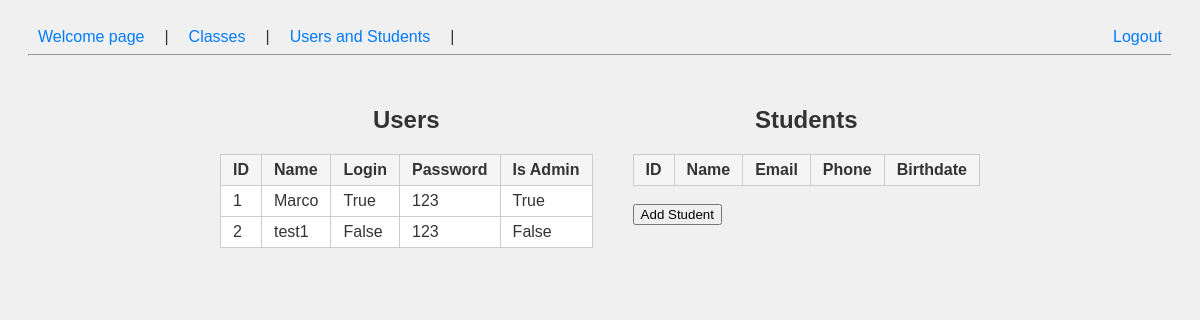
/users, run on an earlier commit of the app's database.
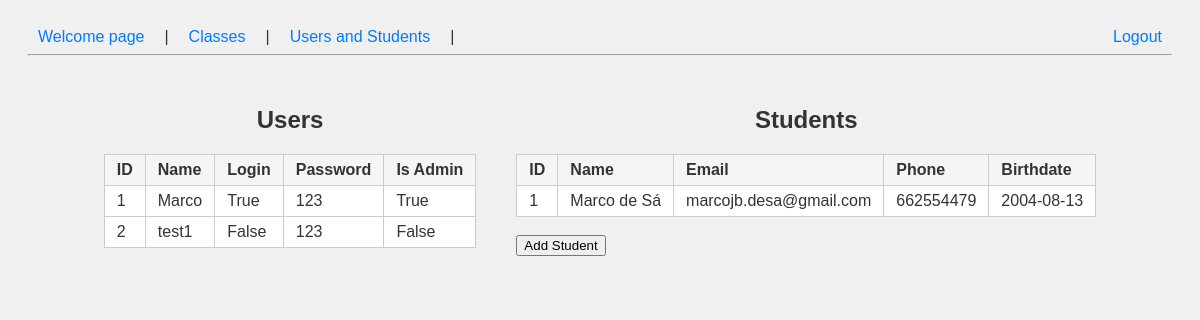
And on a later commit of the database.
### models.py (models this page shows)
class BaseModel(Model):
    class Meta:
        database = db

class User(BaseModel):
    id_user = AutoField()
    name = CharField()
    is_admin = BooleanField() # True if admin, False if teacher
    login = BooleanField(unique=False)
    password = CharField() # Store hashed passwords in production

class Student(BaseModel):
    id_student = AutoField()
    name = CharField()
    email = CharField(unique=True)
    phone = CharField(null=True)
    birthdate = DateField()

### app.py (the view)
@app.route('/users')
def user_manage():
    users = User.select()
    students = Student.select()
    return render_template('userManage.html', users=users, students=students)

### templates/userManage.html (shortened to what this page needs)
{% extends "dashboard.html" %}
{% block content %}
<div class="side-by-side-tables">
    <div>
        <h2>Users</h2>
        <table border="1">
            <tr>
                <th>ID</th>
                <th>Name</th>
                <th>Login</th>
                <th>Password</th>
                <th>Is Admin</th>
            </tr>
            {% for user in users %}
            <tr>
                <td>{{ user.id_user }}</td>
                <td>{{ user.name }}</td>
                <td>{{ user.login }}</td>
                <td>{{ user.password }}</td>
                <td>{{ user.is_admin }}</td>
            </tr>
            {% endfor %}
        </table>
    </div>
    <div>
        <h2>Students</h2>
        <table border="1">
            <tr>
                <th>ID</th>
                <th>Name</th>
                <th>Email</th>
                <th>Phone</th>
                <th>Birthdate</th>
            </tr>
            {% for student in students %}
            <tr>
                <td>{{ student.id_student }}</td>
                <td>{{ student.name }}</td>
                <td>{{ student.email }}</td>
                <td>{{ student.phone }}</td>
                <td>{{ student.birthdate }}</td>
            </tr>
            {% endfor %}
        </table>
        <br>
        <a href='/add_student' class="add-student-btn">
            <button type="button">Add Student</button>
        </a>
    </div>
</div>
{% endblock %}

### templates/dashboard.html (shortened to what this page needs)
<!DOCTYPE html>
<html lang="en">
<head>
    <link rel="stylesheet" href="{{ url_for('static', filename='style.css')}}">
</head>
<body>
    <nav>
        <div class="nav-links">
            <a href="/welcome">Welcome page</a> |
            <a href="/classes">Classes</a> |
            <a href="/users">Users and Students</a> |
        </div>
        <a href="/" class="logout-link">Logout</a>
    </nav>
    <hr>
    {% block content %}{% endblock %}
</body>
</html>

### static/style.css (style rules this page uses)
body { font-family: Arial, sans-serif; background-color: #f0f0f0; color: #333; padding: 20px; }
h2 { text-align: center; }
nav a { margin: 0 10px; text-decoration: none; color: #007BFF; }

### templates/dashboard.html (style rules this page uses)
nav { display: flex; justify-content: space-between; align-items: center; }
.nav-links { display: flex; gap: 10px; }
.logout-link { margin-left: auto; }

### templates/userManage.html (style rules this page uses)
.side-by-side-tables { display: flex; gap: 40px; justify-content: center; align-items: flex-start; margin-top: 30px; }
.side-by-side-tables table { background: #fff; border-collapse: collapse; min-width: 320px; }
.side-by-side-tables th, .side-by-side-tables td { border: 1px solid #ccc; padding: 6px 12px; text-align: left; }
.side-by-side-tables th { background: #f5f5f5; }
.add-student-btn { margin-bottom: 16px; display: inline-block; }

What changed in the data, as far as the page shows it:
added Student: id_student "1", name "Marco de Sá", email "marcojb.desa@gmail.com", phone "662554479", birthdate "2004-08-13"
